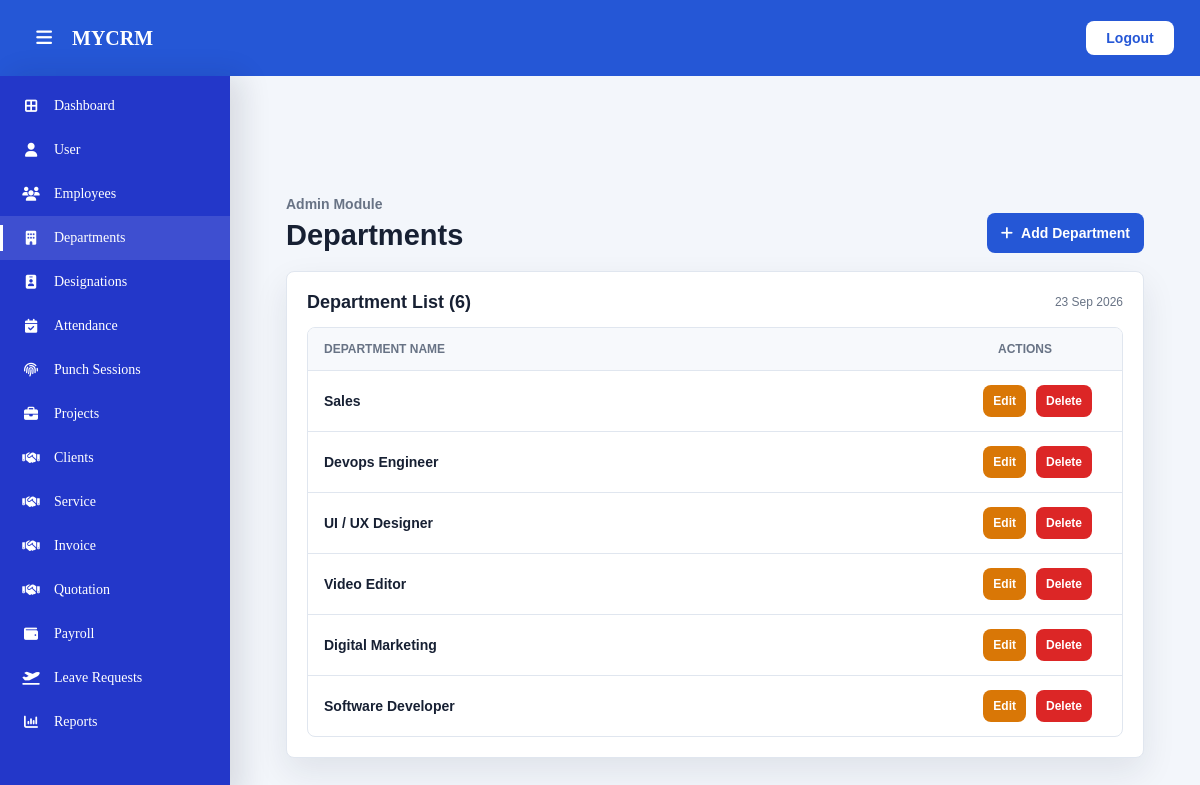
The app's page /dashboard/admin/departments/ (signed in) with its own data.
### employees/models.py (models this page shows, shortened)
class Department(models.Model):
    name       = models.CharField(max_length=100, unique=True)
    created_at = models.DateTimeField(auto_now_add=True)

### dashboard/views.py (the view)
# urls.py: path("admin/departments/", department_list, name="department_list"),
@login_required
def department_list(request):
    departments = Department.objects.all().order_by('-created_at')
    context = {
        'departments': departments,
        'current_date': timezone.now().strftime('%d %b %Y'),
    }
    return render(request, "admin/departments.html", context)

### accounts/utils.py (called while the page is built)
def is_mobile_device(request):
    user_agent = request.META.get('HTTP_USER_AGENT', '').lower()
    mobile_keywords = [
        'android', 'iphone', 'ipad', 'ipod', 'blackberry',
        'windows phone', 'opera mini', 'mobile', 'webos',
        'iemobile', 'silk'
    ]
    for keyword in mobile_keywords:
        if keyword in user_agent:
            return True
    return False

### dashboard/templates/admin/departments.html (shortened to what this page needs)
{% extends "dashboard/admin_base.html" %}
{% load static %}
{% block extra_css %}
<link rel="stylesheet" href="{% static 'css/admin/departments.css' %}">
{% endblock %}
{% block content %}
<div class="mycrm-content">
    <section class="mycrm-content">
        <div class="mycrm-page-heading">
            <div>
                <p class="mycrm-eyebrow">Admin Module</p>
                <h1>Departments</h1>
            </div>
            <div class="mycrm-page-heading-actions">
                <button class="mycrm-btn" type="button" data-mycrm-add>
                    <i class="fa-solid fa-plus"></i>
                    Add Department
                </button>
            </div>
        </div>
        <div class="mycrm-card">
            <div class="mycrm-card-header">
                <h2 id="departmentTitle">Department List ({{ departments|length }})</h2>
                <span>{{ current_date }}</span>
            </div>
            <div class="mycrm-table-wrap">
                <table class="mycrm-table" data-mycrm-table>
                    <thead>
                        <tr>
                            <th>Department Name</th>
                            <th>Actions</th>
                        </tr>
                    </thead>
                    <tbody id="deptTableBody">
                        {% for department in departments %}
                        <tr data-dept-id="{{ department.id }}">
                            <td>
                                <strong class="dept-name">{{ department.name }}</strong>
                            </td>
                            <td>
                                <div class="mycrm-actions-row">
                                    <button
                                        class="mycrm-btn mycrm-btn-warning mycrm-btn-sm"
                                        type="button"
                                        data-mycrm-edit="{{ department.id }}"
                                        data-dept-name="{{ department.name }}">
                                        Edit
                                    </button>
                                    <button
                                        class="mycrm-btn mycrm-btn-danger mycrm-btn-sm"
                                        type="button"
                                        data-mycrm-delete="{{ department.id }}"
                                        data-dept-name="{{ department.name }}">
                                        Delete
                                    </button>
                                </div>
                            </td>
                        </tr>
                        {% empty %}
                        <tr id="emptyRow">
                            <td colspan="2" style="text-align:center;padding:28px;color:#687385;">
                                No Departments Found
                            </td>
                        </tr>
                        {% endfor %}
                    </tbody>
                </table>
            </div>
        </div>
    </section>
</div>
{% endblock %}

### static/css/admin/layout.css (style rules this page uses)
.mycrm-admin .mycrm-content { padding: calc(var(--mycrm-topbar-height) + 22px) 28px 36px; }

### static/css/admin/departments.css (style rules this page uses)
.mycrm-admin .mycrm-topbar-left, .mycrm-admin .mycrm-topbar-actions, .mycrm-admin .mycrm-actions-row, .mycrm-admin .mycrm-page-heading-actions { display: flex; align-items: center; gap: 10px; }
.mycrm-admin .mycrm-content { padding: calc(var(--mycrm-topbar-height) + 22px) 28px 36px; }
.mycrm-admin .mycrm-page-heading { display: flex; align-items: flex-end; justify-content: space-between; gap: 18px; margin-bottom: 18px; }
.mycrm-admin .mycrm-eyebrow { margin: 0 0 6px; color: var(--mycrm-muted); font-weight: 600; }
.mycrm-admin .mycrm-page-heading h1 { margin: 0; font-size: 29px; line-height: 1.2; }
.mycrm-admin .mycrm-card, .mycrm-admin .mycrm-stat-card { border: 1px solid var(--mycrm-line); border-radius: var(--mycrm-radius); background: var(--mycrm-card); box-shadow: var(--mycrm-shadow); }
.mycrm-admin .mycrm-card { padding: 20px; }
.mycrm-admin .mycrm-card-header { display: flex; align-items: center; justify-content: space-between; gap: 12px; margin-bottom: 14px; }
.mycrm-admin .mycrm-card-header h2, .mycrm-admin .mycrm-report-panel h2, .mycrm-admin .mycrm-modal-header h2 { margin: 0; font-size: 18px; }
.mycrm-admin .mycrm-card-header span { color: var(--mycrm-muted); font-size: 12px; }
.mycrm-admin .mycrm-table-wrap { width: 100%; overflow-x: auto; border: 1px solid var(--mycrm-line); border-radius: var(--mycrm-radius); }
.mycrm-admin .mycrm-table { width: 100%; min-width: 760px; border-collapse: collapse; }
.mycrm-admin .mycrm-table th, .mycrm-admin .mycrm-table td { padding: 14px 16px; border-bottom: 1px solid var(--mycrm-line); text-align: left; white-space: nowrap; }
.mycrm-admin .mycrm-table th { background: #f7f9fc; color: var(--mycrm-muted); font-size: 12px; font-weight: 800; text-transform: uppercase; }
.mycrm-admin .mycrm-table tr:last-child td { border-bottom: 0; }
.mycrm-admin .mycrm-btn, .mycrm-admin .mycrm-icon-btn, .mycrm-admin .mycrm-logout-btn, .mycrm-admin .mycrm-tab-btn { border: 0; border-radius: var(--mycrm-radius); font: inherit; cursor: pointer; }
.mycrm-admin .mycrm-btn, .mycrm-admin .mycrm-logout-btn { min-height: 40px; display: inline-flex; align-items: center; justify-content: center; gap: 8px; padding: 0 14px; background: var(--mycrm-primary); color: #fff; font-weight: 700; }
.mycrm-admin .mycrm-btn-warning { background: var(--mycrm-warning); color: #fff; }
.mycrm-admin .mycrm-btn-danger { background: var(--mycrm-danger); color: #fff; }
.mycrm-admin .mycrm-btn-sm { min-height: 32px; padding: 0 10px; font-size: 12px; }
.mycrm-table th:last-child { text-align:right; padding-right:70px; }
.mycrm-table td:last-child { text-align: right; padding-right:30px; }
.mycrm-actions-row { display: flex; justify-content: flex-end; gap: 20px; }

### records on screen
Department: name "Sales"
Department: name "Devops Engineer"
Department: name "UI / UX Designer"
Department: name "Video Editor"
Department: name "Digital Marketing"
Department: name "Software Developer"

### other values on screen
{{ departments|length }} "6"
